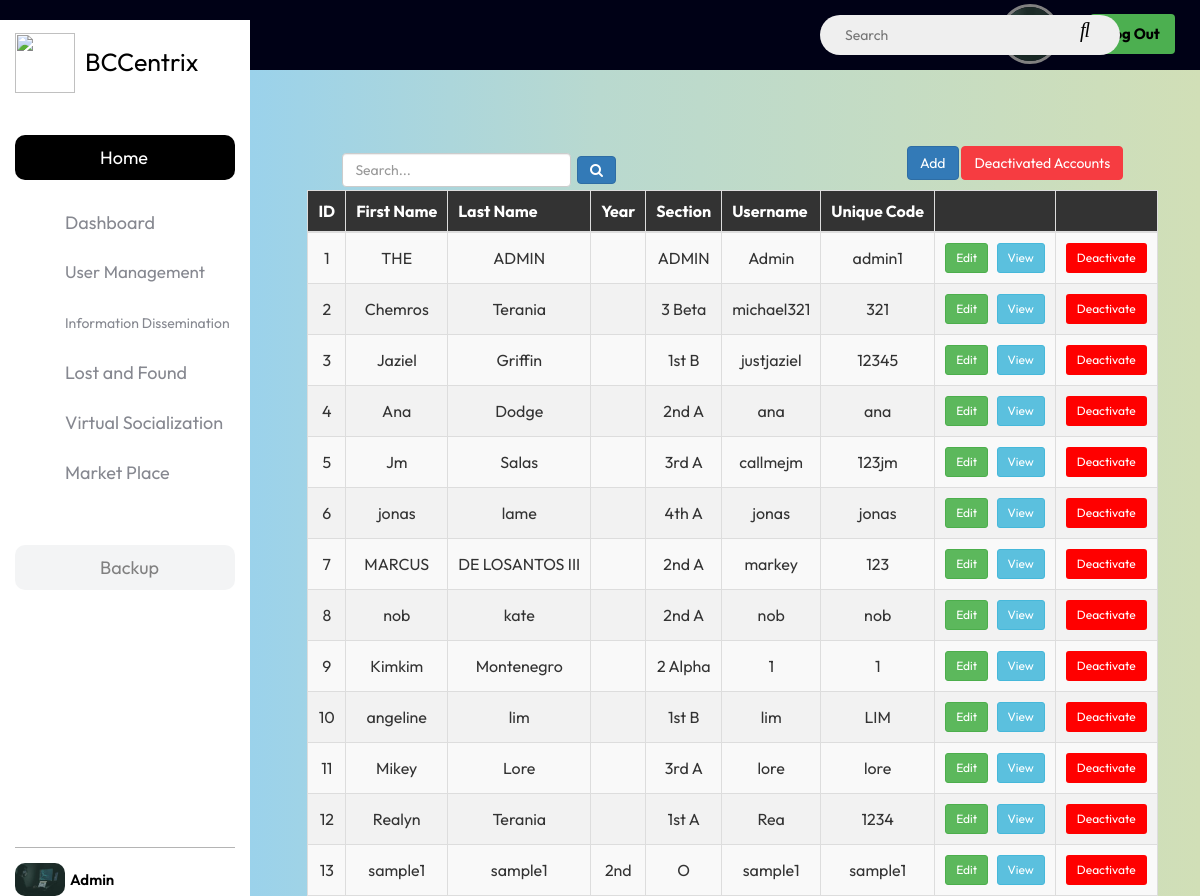
Page /get_all_user.php (signed in) on the earlier database version.
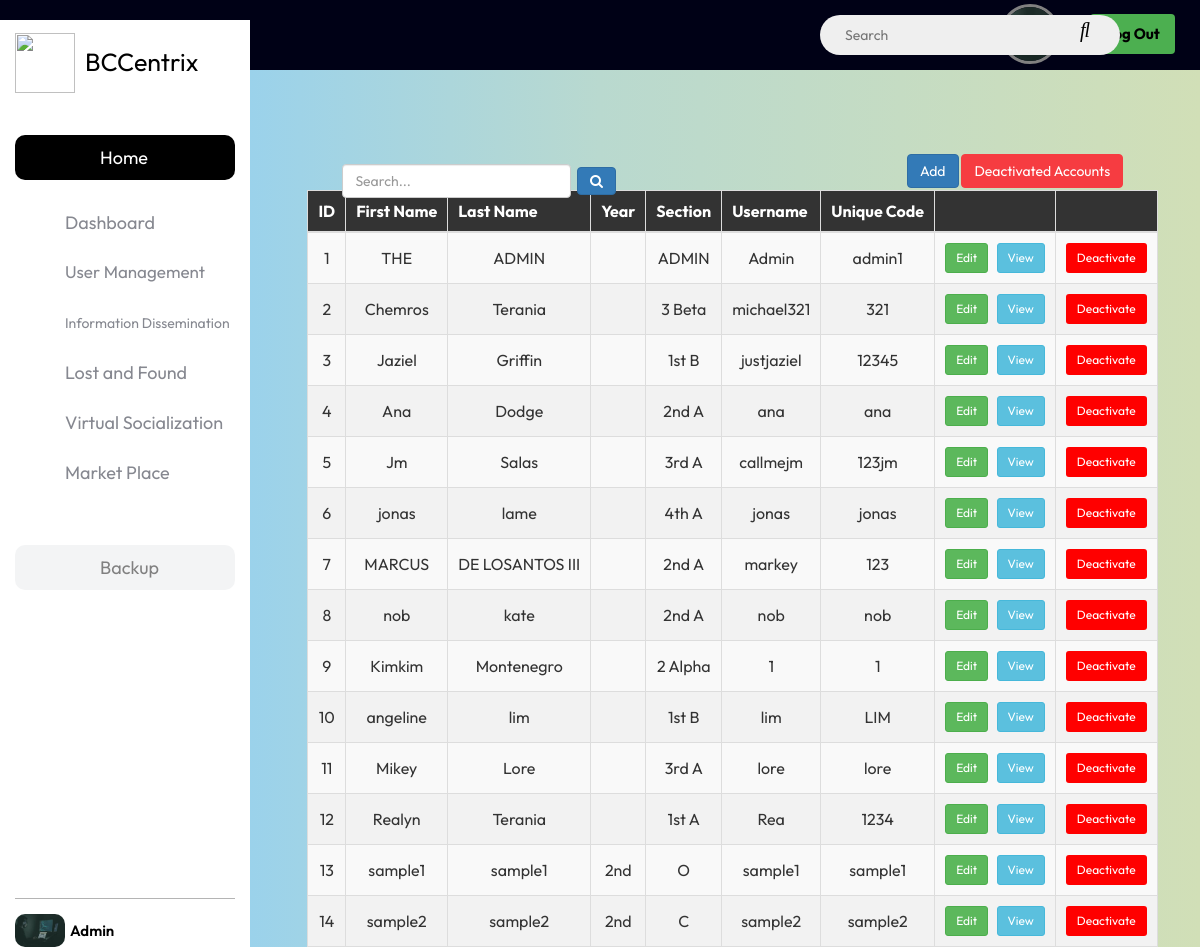
Same page on the later database version.
### tables this page shows
CREATE TABLE `user` (
  `user_id` int(11) NOT NULL AUTO_INCREMENT,
  `Id_Number` int(10) NOT NULL,
  `fname` varchar(200) NOT NULL,
  `lname` varchar(200) NOT NULL,
  `department` varchar(255) NOT NULL,
  `year` text NOT NULL,
  `yr_section` varchar(200) NOT NULL,
  `username` varchar(200) NOT NULL,
  `password` varchar(200) NOT NULL,
  `unique_code` varchar(200) NOT NULL,
  `is_admin` tinyint(1) NOT NULL DEFAULT 0,
  `is_active` varchar(255) DEFAULT 'Active now',
  `date_created` timestamp NOT NULL DEFAULT current_timestamp(),
  `approval_status` enum('pending','accepted','rejected','deactivated') NOT NULL DEFAULT 'pending',
  `bio` varchar(255) NOT NULL,
  `dob` date NOT NULL,
  `location` varchar(255) NOT NULL,
  `contact_number` text NOT NULL,
  `gender` text NOT NULL,
  `image_path` varchar(255) NOT NULL DEFAULT 'includes/user icon for ui.png',
  `cover_photo` varchar(255) NOT NULL,
  `last_activity` timestamp NOT NULL DEFAULT current_timestamp(),
  PRIMARY KEY (`user_id`)
);

### get_all_user.php (the view, shortened to what this page needs)
<?php
include("dashboard.php");
$searchQuery = isset($_GET['query']) ? $_GET['query'] : '';
try {
    $queryGetAllAccountsUsers = "SELECT * FROM `user` WHERE `approval_status` = 'accepted'";
    $users = mysqli_query($conn, $queryGetAllAccountsUsers);
    ?>
<!DOCTYPE HTML>
<html>
<head>
    <link rel="stylesheet" href="https://maxcdn.bootstrapcdn.com/bootstrap/3.3.7/css/bootstrap.min.css" />
    <link rel="stylesheet" href="https://cdnjs.cloudflare.com/ajax/libs/font-awesome/4.7.0/css/font-awesome.min.css" />
    <body>
    <?php if(mysqli_num_rows($users) == 0) { ?>
        <p>No users found</p>
    <?php } else { ?>
    <div class="manage-container">
             <div class="add-button-container">
                 <button class="btn btn-primary " onclick="location.href='create.php'">Add</button>
                 <button class="btn btn-primary" onclick="location.href='deactivated_users.php'" style="background: #F63C41; border-color:#F63C41;" >Deactivated Accounts</button>
             </div>
              <form action="get_all_user.php" method="GET">
                    <div class="search-container">
                        <input type="text" class="form-control" placeholder="Search..." name="query" value="<?php echo htmlspecialchars($searchQuery); ?>">
                        <span class="button-search">
                            <button type="submit" class="btn btn-primary"><i class="fa fa-search"></i></button>
                        </span>
                    </div>
                </form>
            <table class="user-table table-bordered table-striped ">
                <thead>
                    <tr>
                        <th>ID</th>
                        <th>First Name</th>
                        <th>Last Name</th>
                        <th>Year</th>
                        <th>Section</th>
                        <th>Username</th>
                        <th>Unique Code</th>
                        <th></th>
                        <th></th>
                    </tr>
                </thead>
                <tbody>
                <?php
                $i = 0;
                while ($row = mysqli_fetch_assoc($users)) {
                    $i++;
                    ?>
                    <tr>
                        <td><?php echo $i; ?></td>
                        <td><?php echo $row['fname']; ?></td>
                        <td><?php echo $row['lname']; ?></td>
                        <td><?php echo $row['year']; ?></td>
                        <td><?php echo $row['yr_section']; ?></td>
                        <td><?php echo $row['username']; ?></td>
                        <td><?php echo $row['unique_code']; ?></td>
                        <td>
                            <a href="edit_user.php?user_id=<?php echo $row['user_id']; ?>" class='btn btn-success btn-sm edit-button' style="margin-right: 5px;">Edit</a>
                            <a href="view_user.php?user_id=<?php echo $row['user_id']; ?>" class="btn btn-info btn-sm view-button">View</a>
                        </td>
                        <td>
                        <a href="userdeactivation.php?user_id=<?php echo $row['user_id']; ?>"  onclick="changeColor(this)" style="background-color: red; color: white"class="btn btn-sm ">Deactivate</a>
                        </td>
                    </tr>
                <?php } ?>
                </tbody>
            </table>
        </div>
    <?php }
    } catch (\Throwable $th) {
        echo $th->getMessage();
    }
    ?>
</body>
</html>

### dashboard.php (shortened to what this page needs)
<html lang="en">
<head>
</head>
<body>
<div class="sidebarcontainer">
    <div class="barra-lateral">
        <div>
            <div class="nombre-pagina">
                <img class="logo" id="cloud" src="includes/newlogo.png"></img>
                <span style="margin-left:70px;">BCCentrix</span>
            </div>
        <div>
            <a href="adminannouncement.php" >
            <button class="boton" id="hoverable-logo" >
                <span>Home</span>
               </button>
               </a>
            </div>
        </div>
        <nav class="navegacion">
            <ul>
               <li>
                <a href="reports.php">
                    <div class="dropbtn" ><ion-icon name="albums-outline"></ion-icon>
                          <span >Dashboard</span>
                    </div>
                </a>
                </li>
                <li>
                <div class="dropdown">
                    <div class="dropbtn">
                        <span style="font-size:17px;">User Management</span>
                    </div>
                </div>
                </li>
                <li>
                <div class="dropdown">
                    <div class="dropbtn">
                        <span style="font-size:14px;">Information Dissemination</span>
                    </div>
                </div>
                </li>
                <li>
                <div class="dropdown">
                    <div class="dropbtn" href="#" style="z-index:2">
                        <span>Lost and Found</span></div>
                </div>
                </li>
                <li>
                <div class="dropdown">
                    <div class="dropbtn" href="#">
                        <span>Virtual Socialization</span></div>
                </div>
                </li>
                <li>
            <div class="dropdown">
                <div class="dropbtn" href="#">
                        <span>Market Place</span>
                </div>
            </div>
                </li>
                <button type="button" class="boton" style=" background-color: #f3f4f5; color: grey;" id="backup-button" data-toggle="modal" data-target="#backupModal">
                <span>Backup</span>
                </button>
             </ul>
        </nav>
     <a href="admin_profile.php" >
            <div class="usuario">
            <img class="profile-pic" src="<?php echo $_SESSION['profile_picture'] ?>" alt="">
                <div class="info-usuario">
                    <div class="nombre-email">
                        <span class="nombre">Admin</span>
                    </div>
                </div>
            </div>
        </a>
        </div>
   </div>
<div class="top-bar">
  <div class="search_box" style="">
<form action="admin_search_function.php" method="get" >
                <input class="searchtext" type="text" name="search"  id="searchInput" onkeyup="searchFunction()" placeholder="Search" autocomplete="off" required="">
                <button class="searchbtn" type="submit">
                  <i class="fas fa-search"></i>
                </button>
                </form>
</div>
  <div class="user-info">
    <div class="welcome-text">Welcome Admin!</div>
                <div class="profile-picture-picontainer">
                    </div>
             <button class="logout-button" id="logoutButton" name="logout">Log Out</button>
  </div>
</div>
</body>
</html>

### dashboard.php (style rules this page uses)
:root { --color-barra-lateral:rgb(255,255,255); --color-texto:rgb(0,0,0); --color-texto-menu:rgb(134,136,144); --color-menu-hover:rgb(238,238,238); --color-menu-hover-texto:rgb(0,0,0); --color-boton:rgb(0,0,0); --color-boton-texto:rgb(255,255,255); --color-linea:rgb(180,180,180); --color-switch-base :rgb(201,202,206); --color-switch-circulo:rgb(241,241,241); --color-scroll:rgb(192,192,192); --color-scroll-hover:rgb(134,134,134); }
* { margin: 0; padding: 0; box-sizing: border-box; font-family: 'Outfit', sans-serif; }
body { height: 100vh; width: 100%; background-color: #DADEDF; }
.barra-lateral { position: fixed; display: flex; flex-direction: column; justify-content: space-between; width: 250px; height: 100%; overflow: hidden; padding: 20px 15px; background-color: var(--color-barra-lateral); transition: width 0.5s ease,background-color 0.3s ease,left 0.5s ease; z-index: 50; }
.barra-lateral span { width: 100px; white-space: nowrap; font-size: 18px; text-align: left; opacity: 1; transition: opacity 0.5s ease,width 0.5s ease; }
.barra-lateral .nombre-pagina { width: 100%; height: 45px; color: var(--color-texto); margin-bottom: 40px; display: flex; align-items: center; }
.barra-lateral .nombre-pagina .logo { position: fixed; width:60px; height:60px; margin:0%; cursor: pointer; }
.barra-lateral .nombre-pagina span { margin-left: 5px; font-size: 25px; }
.barra-lateral .boton { width: 100%; height: 45px; margin-bottom: 20px; display: flex; align-items: center; justify-content: center; border: none; border-radius: 10px; background-color: var(--color-boton); color: var(--color-boton-texto); margin-top: 50px; }
.barra-lateral .navegacion { height: 100%; overflow-y: auto; overflow-x: hidden; }
.barra-lateral .navegacion li { list-style: none; display: flex; margin-bottom: 5px; }
.barra-lateral .navegacion .dropbtn { width: 145%; height: 45px; display: flex; align-items: center; text-decoration: none; border-radius: 10px; color: var(--color-texto-menu); cursor: pointer; }
.barra-lateral .usuario { width: 100%; display: flex; }
.barra-lateral .usuario img { width: 50px; min-width: 50px; border-radius: 10px; }
.barra-lateral .usuario .info-usuario { width: 100%; display: flex; align-items: center; justify-content: space-between; color: var(--color-texto); overflow: hidden; }
.barra-lateral .usuario .nombre-email { width: 100%; display: flex; flex-direction: column; margin-left: 5px; }
.barra-lateral .usuario .nombre { font-size: 15px; font-weight: 600; }
.search-container { margin-left: 0; margin-top: -40px; margin-bottom: 10px; }
.logo { margin-left: 28px; width: 100px; height: 100px; }
.dropdown { position: relative; display: inline-block; }
.sidebarcontainer { display: flex; }
.top-bar { display: flex; position: fixed; top: 0; width: 100%; height: 70px; background-color: #000116; color: #fff; display: flex; align-items: center; justify-content: space-between; padding: 0 20px; z-index: 1; }
.user-info { display: flex; align-items: center; padding: 5px; font-size: 16px; font-weight: BOLD; margin-left: 800px; margin-top: 13px; justify-content: space-between; margin-bottom: 15px; }
.user-info .welcome-text { margin-right: 10px; padding: 5px; }
.logout-button { background-color: #4CAF50; color: black; border: none; border-radius: 4px; cursor: pointer; width: 85px; height: 40px; font-size: 15px; font-weight: BOLD; }
.profile-picture-picontainer { margin-right: 30px; width: 60px; height: 60px; border-radius: 50%; border: 3px solid grey; overflow: hidden; }
.search_box { background: #efefef; width: 300px; border-radius: 20px; display: flex; align-items: center; padding: 0 15px; position: absolute; margin-top: 0px; margin-left: 800px; color: black; }
.search_box .searchtext { width: 100%; background-color: transparent; padding: 10px; outline: none; border: none; border-radius: 20px; }
.searchbtn { position: absolute; bottom: 10px; font-size: 20px; margin-left: 245px; display: flex; align-items: center; outline: none; border: none; }

Differences in the rows shown:
added user: fname "sample2", lname "sample2", year "2nd", yr_section "C", username "sample2", unique_code "sample2"
